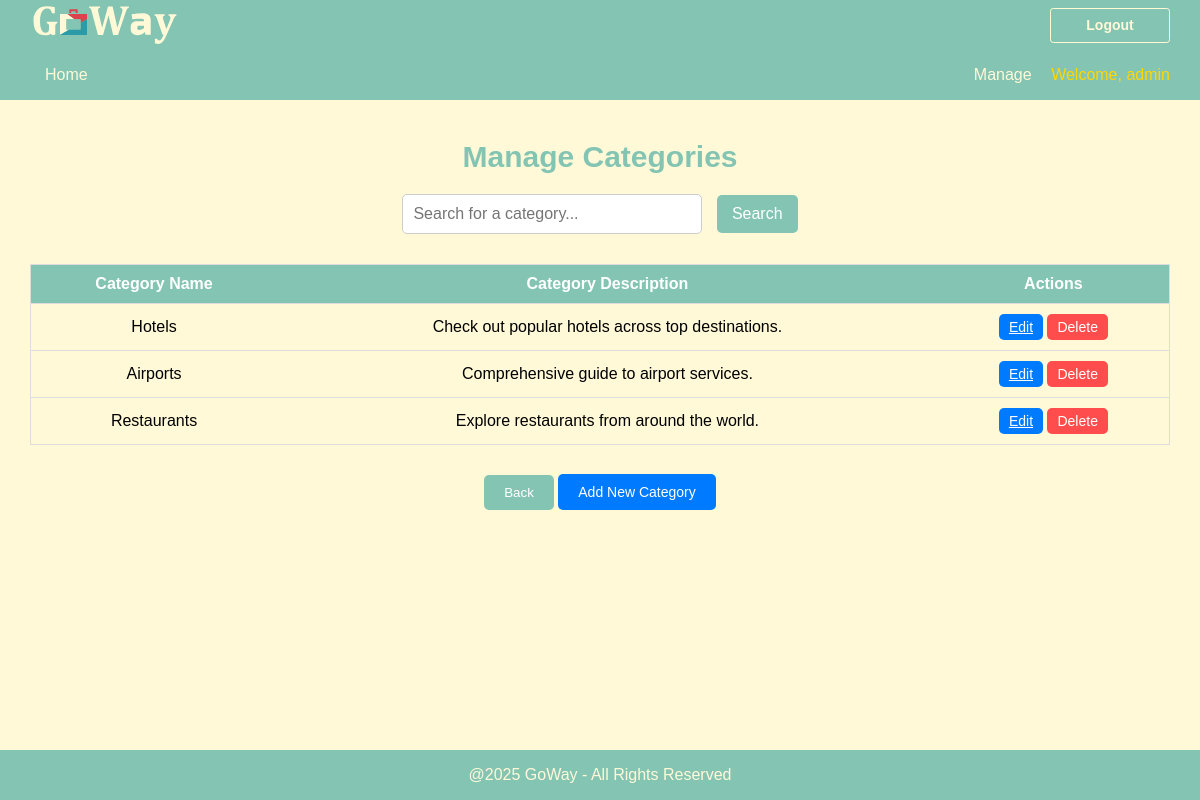
Screenshot of /manage_categories.php (signed in) with the database file from the repository.
### tables this page shows
CREATE TABLE `categories` (
  `id` int(11) NOT NULL,
  `name` varchar(255) NOT NULL,
  `description` varchar(250) DEFAULT NULL
);

### manage_categories.php (the view, shortened to what this page needs)
<?php
include 'include/header.php';
$searchQuery = isset($_GET['search']) ? $_GET['search'] : '';
$query = "SELECT id, name, description FROM categories WHERE name LIKE ? OR description LIKE ?";
$stmt = $conn->prepare($query);
$searchParam = "%" . $searchQuery . "%";
$stmt->bind_param('ss', $searchParam, $searchParam);
$stmt->execute();
$result = $stmt->get_result();
?>
<main class="main-content">
    <h1 class="page-title">Manage Categories</h1>
    <div class="search-container">
        <form method="GET" action="manage_categories.php">
            <input type="text" id="search-category" name="search" placeholder="Search for a category..." value="<?= htmlspecialchars($searchQuery); ?>">
            <button type="submit">Search</button>
        </form>
    </div>
    <div class="table-container">
        <table>
            <thead>
                <tr>
                    <th>Category Name</th>
                    <th>Category Description</th>
                    <th>Actions</th>
                </tr>
            </thead>
            <tbody id="category-table-body">
    <?php if ($result->num_rows > 0): ?>
        <?php while ($row = $result->fetch_assoc()): ?>
            <tr>
                <td><?= htmlspecialchars($row['name']); ?></td>
                <td><?= htmlspecialchars($row['description']); ?></td>
                <td>
                    <a href="edit_category.php?id=<?= $row['id']; ?>" class="edit-btn">Edit</a>
                    <button class="delete-btn" onclick="confirmDelete(<?= $row['id']; ?>)">Delete</button>
                </td>
            </tr>
        <?php endwhile; ?>
    <?php else: ?>
        <tr>
            <td colspan="3">No categories found.</td>
        </tr>
    <?php endif; ?>
</tbody>
        </table>
    </div>
    <div class="back-btn-container">
        <button onclick="window.history.back()">Back</button>
        <a href="add_category.php" class="add-category-btn">Add New Category</a>
    </div>
</main>
<?php include 'include/footer.php'; ?>

### manage_categories.css (style rules this page uses)
* { box-sizing: border-box; }
:root { --primary-color: #84c4b3; --secondary-color: hsl(195, 49%, 73%); --black: black; --white: #fff9d8; }
body { margin: 0; font-family: calibri, sans-serif; color: var(--black); background-color: var(--white); padding-top: 100px; padding-bottom: 80px; }
.main-content { padding: 20px; text-align: center; }
.page-title { font-size: 30px; margin-bottom: 20px; color: var(--primary-color); }
.search-container { margin-bottom: 30px; }
.search-container input { padding: 10px; font-size: 16px; width: 300px; border-radius: 5px; border: 1px solid #ccc; margin-right: 10px; }
.search-container button { padding: 10px 15px; font-size: 16px; background-color: var(--primary-color); color: white; border: none; border-radius: 5px; cursor: pointer; }
.table-container { margin-bottom: 30px; width: 100%; max-width: 1140px; margin-left: auto; margin-right: auto; }
table { width: 100%; border-collapse: collapse; border: 1px solid #ddd; }
th, td { padding: 10px; text-align: center; }
th { background-color: var(--primary-color); color: white; }
td { border-top: 1px solid #ddd; }
button { padding: 5px 10px; background-color: var(--secondary-color); color: white; border: none; border-radius: 5px; cursor: pointer; }
.edit-btn { background-color: #007bff; color: white; padding: 5px 10px; border: none; border-radius: 5px; cursor: pointer; font-size: 14px; text-align: center; display: inline-block; }
.delete-btn { background-color: #ff4d4d; color: white; padding: 5px 10px; border: none; border-radius: 5px; cursor: pointer; font-size: 14px; text-align: center; display: inline-block; }
.back-btn-container { margin-top: 20px; }
.back-btn-container button { padding: 10px 20px; background-color: var(--primary-color); color: white; border: none; border-radius: 5px; cursor: pointer; }
.add-category-btn { background-color: #007bff; color: white; padding: 10px 20px; border: none; border-radius: 5px; cursor: pointer; font-size: 14px; text-decoration: none; }

### rows the page displays
categories: name "Hotels", description "Check out popular hotels across top destinations."
categories: name "Airports", description "Comprehensive guide to airport services."
categories: name "Restaurants", description "Explore restaurants from around the world."

### other values shown
$_SESSION['username'] "admin"
